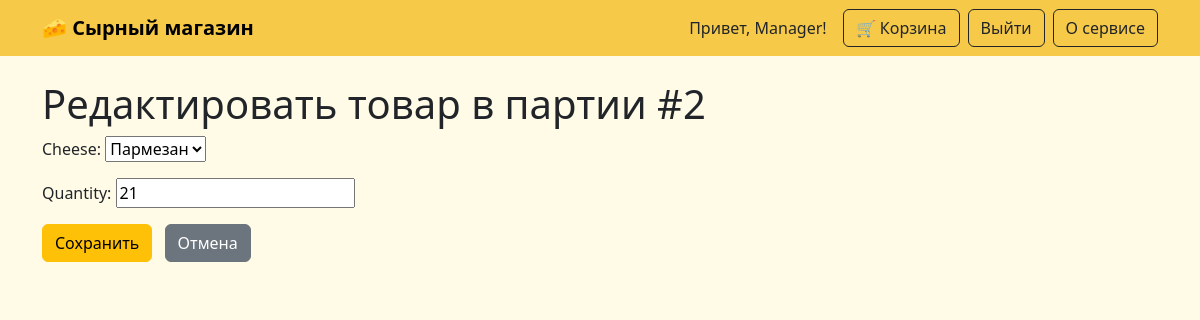
Screenshot of /batch_item/5/edit/ (signed in) with the database file from the repository.
### catalog/models.py (models this page shows, shortened)
class User(AbstractUser):
    ROLE_CHOICES = [
        ("admin", "Администратор"),
        ("product_manager", "Товаровед"),
        ("sales_manager",
         "Менеджер по продажам"),
        ("guest", "Гость"),
    ]
    role = models.CharField(max_length=20,
                            choices=ROLE_CHOICES, default="guest")

class Batch(models.Model):
    manager = models.ForeignKey(
        settings.AUTH_USER_MODEL, on_delete=models.CASCADE,
        related_name="batches"
    )
    created_at = models.DateTimeField(auto_now_add=True)

class BatchItem(models.Model):
    batch = models.ForeignKey(Batch, on_delete=models.CASCADE,
                              related_name="items")
    cheese = models.ForeignKey(Cheese, on_delete=models.CASCADE)
    quantity = models.PositiveIntegerField()

### catalog/views.py (the view)
@login_required
def batch_item_edit(request, item_id):
    item = get_object_or_404(BatchItem, id=item_id)
    batch = item.batch
    if batch.manager != request.user and request.user.role != "admin":
        raise PermissionDenied("Нет прав на редактирование этого товара")
    if request.method == "POST":
        form = BatchItemForm(request.POST, instance=item)
        if form.is_valid():
            form.save()
            return redirect("batch_detail", batch_id=batch.id)
    else:
        form = BatchItemForm(instance=item)
    return render(
        request,
        "catalog/batch_item_form.html",
        {"form": form, "batch": batch, "item": item},
    )

### catalog/forms.py
class BatchItemForm(forms.ModelForm):
    class Meta:
        model = BatchItem
        fields = ["cheese", "quantity"]
        widgets = {
            "quantity": forms.NumberInput(attrs={"min": 1}),
        }

### catalog/models.py (called while the page is built)
    def __str__(self):
        return self.name

### catalog/templates/catalog/batch_item_form.html (shortened to what this page needs)
{% extends 'catalog/base.html' %}
{% block content %}
  <h1>Редактировать товар в партии #{{ batch.id }}</h1>
  <form method="post">
    {{ form.as_p }}
    <button type="submit" class="btn btn-warning">Сохранить</button>
    <a href="{% url 'batch_detail' batch.id %}" class="btn btn-secondary ms-2">Отмена</a>
  </form>
{% endblock %}

### catalog/templates/catalog/base.html (shortened to what this page needs)
<!DOCTYPE html>
<html lang="ru">
<head>
  <link href="https://cdn.jsdelivr.net/npm/bootstrap@5.3.3/dist/css/bootstrap.min.css" rel="stylesheet">
</head>
<body>
  <nav class="navbar navbar-expand-lg navbar-cheese mb-4">
  <div class="container">
    <a class="navbar-brand fw-bold" href="{% url 'cheese_list' %}">🧀 Сырный магазин</a>
    <div class="d-flex align-items-center">
      {% if user.is_authenticated %}
        <span class="me-3">Привет, {{ user.username }}!</span>
        {% if user.role == 'admin' or user.role == 'sales_manager' %}
          <a class="btn btn-outline-dark me-2" href="{% url 'batch_list' %}">🛒 Корзина</a>
        {% endif %}
        <form method="post" action="{% url 'logout' %}" class="d-inline">
          <button type="submit" class="btn btn-outline-dark me-2">Выйти</button>
        </form>
      {% else %}
        <a class="btn btn-outline-dark me-2" href="{% url 'login' %}">Войти</a>
      {% endif %}
      <a class="btn btn-outline-dark" href="{% url 'about' %}">О сервисе</a>
    </div>
  </div>
</nav>
  <div class="container">
    {% block content %}{% endblock %}
  </div>
</body>
</html>

### catalog/templates/catalog/base.html (style rules this page uses)
body { background-color: #fffbe6; }
.navbar-cheese { background-color: #f7c948; }

### rows the page displays
User: username "Manager"
Batch: id "2"
BatchItem: cheese "Пармезан", quantity "21"
